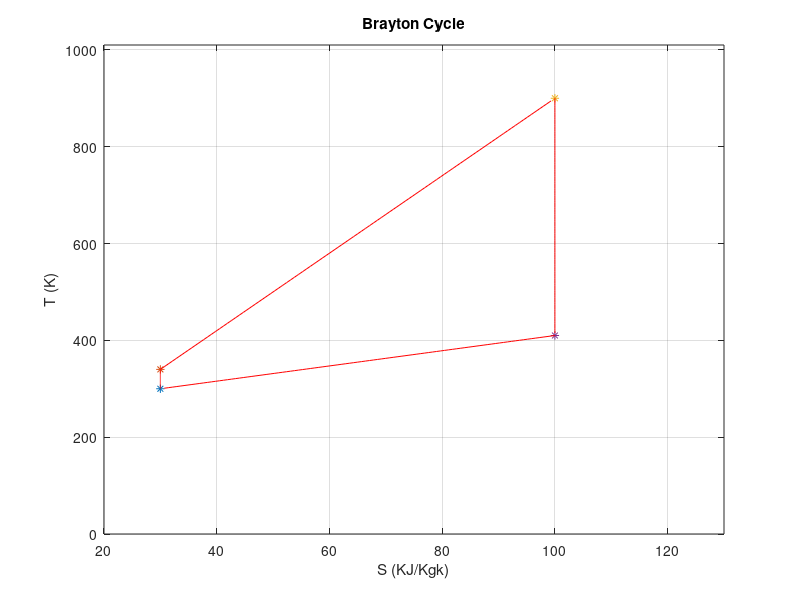

The MATLAB script that drew this image:
clc
clear all 
close all 


K=1.4;
R=8.314;
cp=(R*K)/(K-1);

M=100;

T1(1)=300;
T2(1)=340;
T3(1)=900;
T4(1)=410;

S1(1)=30;
S2(1)=30;
S3(1)=100;
S4(1)=100;


deltaS1=(S2(1)-S1(1))/M;
S1(1)=30;
for i=1:M-1;
    S1(i+1)=S1(i)+deltaS1;
end
deltaS2=(S3(1)-S2(1))/M;
S2(1)=30;
for i=1:M-1;
    S2(i+1)=S2(i)+deltaS2;
end
S3(1)=100;
deltaS3=(S4(1)-S3(1))/M;
for i=1:M-1;
    S3(i+1)=S3(i)-deltaS3;
end
S4(1)=100;
deltaS4=(S1(1)-S4(1))/M;
for i=1:M-1;
    S4(i+1)=S4(i)+deltaS4;
end

deltaT1=(T2(1)-T1(1))/M;
for i=1:M-1;
    T1(i+1)=T1(i)+deltaT1;
end
deltaT2=(T3(1)-T2(1))/M;
for i=1:M-1;
    T2(i+1)=T2(i)+deltaT2;
end
deltaT3=(T4(1)-T3(1))/M;
for i=1:M-1;
    T3(i+1)=T3(i)+deltaT3;
end
deltaT4=(T1(1)-T4(1))/M;
for i=1:M-1;
    T4(i+1)=T4(i)+deltaT4;
end

P1(1)=1;
P2(1)=16;
P3(1)=16;
P4(1)=1;

deltaP1=(P2(1)-P1(1))/M;
for i=1:M-1;
    P1(i+1)=P1(i)+deltaP1;
end
deltaP2=(P3(1)-P2(1))/M;
for i=1:M-1;
    P2(i+1)=P2(i)+deltaP2;
end
deltaP3=(P4(1)-P3(1))/M;
for i=1:M-1;
    P3(i+1)=P3(i)-deltaP3;
end
deltaP4=(P1(1)-P4(1))/M;
for i=1:M-1;
    P4(i+1)=P4(i)-deltaP4;
end

V1(1)=(R*T1(1))/P1(1);
V2(1)=(R*T2(1))/P2(1);
V3(1)=(R*T3(1))/P3(1);
V4(1)=(R*T4(1))/P4(1);

deltaV1=(V2(1)-V1(1))/M;
for i=1:M-1;
    V1(i+1)=(R*T1(i+1))/P1(i+1);
end
deltaV2=(V3(1)-V2(1))/M;
for i=1:M-1;
    V2(i+1)=(R*T2(i+1))/P2(i+1);
end
deltaV3=(V4(1)-V3(1))/M;
for i=1:M-1;
    V3(i+1)=(R*T3(i+1))/P3(i+1);
end
deltaV4=(V1(1)-V4(1))/M;
for i=1:M-1;
    V4(i+1)=(R*T4(i+1))/P4(i+1);
end

plot(S1(1),T1(1),'*');
hold on;
plot(S2(1),T2(1),'*');
hold on;
plot(S3(1),T3(1),'*');
hold on;
plot(S4(1),T4(1),'*');
hold on
plot(S1(1:M),T1(1:M),'r-');
hold on
plot(S2(1:M),T2(1:M),'r-');
hold on
plot(S3(1:M),T3(1:M),'r-');
hold on
plot(S4(1:M),T4(1:M),'r-');
grid on


xlabel('S (KJ/Kgk)')
ylabel('T (K)')
set(gca,'XLim',[(S1(1)-10) (S2(1)+100)],'YLim',[0 (T4(1)+600)])
title('Brayton Cycle')
Efficiency=1-T1(1)/T2(1)
Efficiency1=1-(P1(1)/P2(1))^((K-1)/(K))

%my comment
% yet another comment
